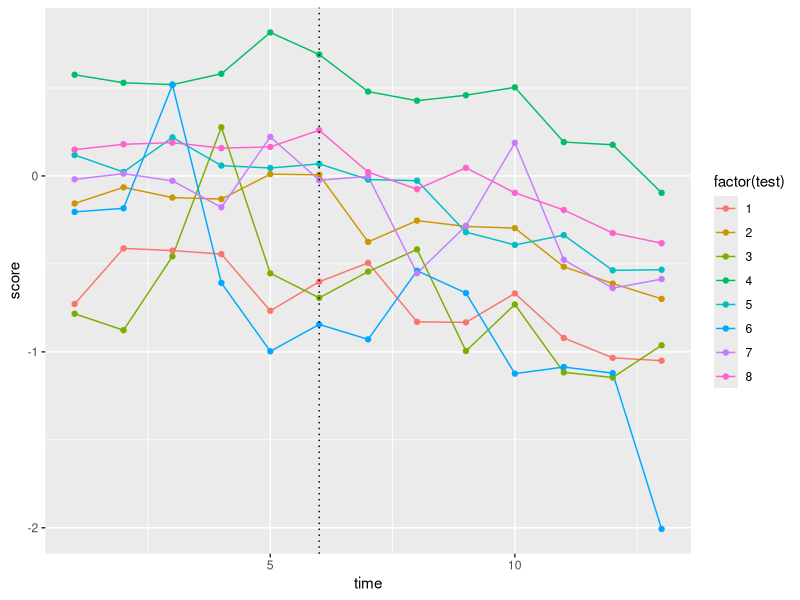

This chart was generated by the following R code:
library(ggplot2)

set.seed(1)
## Data generation model

tau <- 13  # number of time points
J <- 8  # number of tests
alpha_j <- rep(rnorm(J, 0, 1/2), tau)  # subject level performance for test j
gamma_j <- rep(abs(rnorm(J, 0, 1/4)), tau) # subject level sd for test j
bp <- floor(rnorm(1, tau/2, tau/5))
mu_tau <- c(rep(0, J*bp), rep(1, (J*tau - J*bp))) # subject level absence(0)/presence(1) of underlying pathological state
u_0t <- rep(rgamma(tau, 1.5, 10), each = J) # correlated variance (how the subject feels on the day)


X <- data.frame(time = rep(1:tau, each = J),
                test = rep(1:J, tau),
                alpha_j,
                gamma_j,
                mu_tau,
                u_0t,
                bp)

X$score <- -0.1*X$mu_tau*(X$time-X$bp) - X$u_0t + rnorm(J*tau, X$alpha_j, X$gamma_j)

ggplot(X, aes(x = time, y = score, colour = factor(test))) +
  geom_line() +
  geom_point() + 
  geom_vline(aes(xintercept = X$bp[1]), linetype = "dotted")
